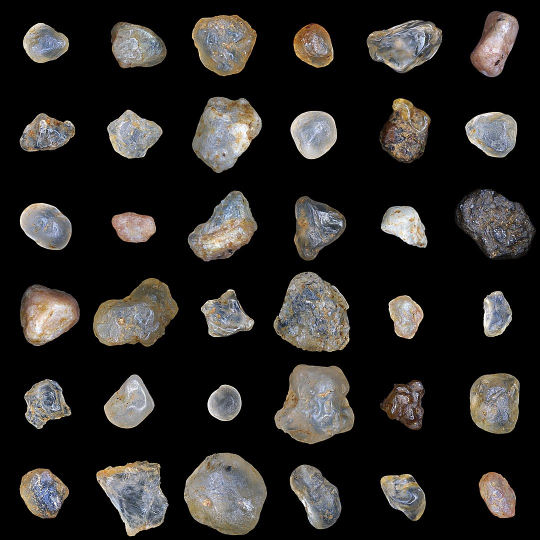
#> input picture Activity 7/sand.jpg, 1080 x 1080 px (shown at 1/2 size)
$ jupyter execute --allow-errors 'Activity 7.ipynb'
#> lines starting #> are read from the running program, lines starting #| are printed output that depends on the picture; after the words box and inside, x2 and y2 are one past the last pixel; in counts of white or black regions, pixels touching at a corner belong together
#> further down, sand is the input picture: shape (1080, 1080, 3); mean R, G, B 40.4, 38.3, 36.3
# Activity 7

[cell 1]
import numpy as np
import matplotlib.pyplot as plt
import cv2
import pandas as pd

[cell 2]
def mean_gray(img):
    grayscale = np.dot(img[...,:3],[0.2989, 0.5870, 0.1140])
    return grayscale

#> (the rest of this cell did not finish here and is left out)

[cell 3]
from skimage.measure import label, regionprops, regionprops_table
from skimage.io import imshow

#> (the rest of this cell did not finish here and is left out)

[cell 4]
def label_img_color(img_binary):

    img_labeled = label(img_binary)

    plt.imshow(img_labeled, cmap='plasma')
    plt.title('Color labeled image')

    return img_labeled

def label_img_num(img_binary, img):

    img_labeled = label(img_binary)
    img_regionprops = regionprops(img_labeled)

    plt.imshow(img)
    plt.title('Number labeled image')

    for prop in img_regionprops:
        y, x = prop.centroid
        plt.text(x,y, prop.label,color='r')

[cell 5]
plt.figure(figsize=(10,5))

plt.subplot(121)
#> (the rest of this cell did not finish here and is left out)

[cell 6]
def features_img(img_labeled):
    properties = ['area','convex_area','bbox_area','major_axis_length', 'minor_axis_length','eccentricity']
    img_props_df = pd.DataFrame(regionprops_table(img_labeled, properties=properties))
    img_props_df = img_props_df.reset_index(drop=True)
    img_props_df.index += 1


    return img_props_df

# [6 lines of commented-out code are left out]

#> (the rest of this cell did not finish here and is left out)

[cell 7]
def parametric(img, ROI, thresh):

    def img_norm(img):     # normalize an image
        img = img/255      # to avoid int limit error
        R = img[:,:,0]
        G = img[:,:,1]
        B = img[:,:,2]
        I = R+G+B
        I = np.where(I==0, 10e10, I)  # to avoid dividing by zero (which gives a large number, so set it to a large number already)
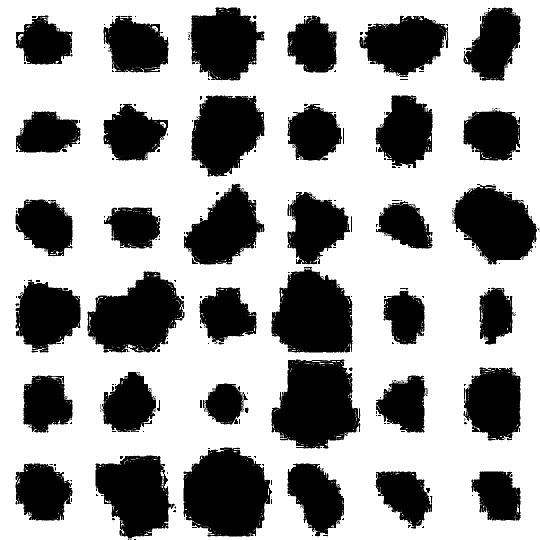
#> I: shape (1080, 1080) float64 (shown at 1/2 size); min 0.00392, max 1e+11, mean 6.37e+10; drawn with min black and max white
        R_norm = R/I
        G_norm = G/I
        B_norm = B/I
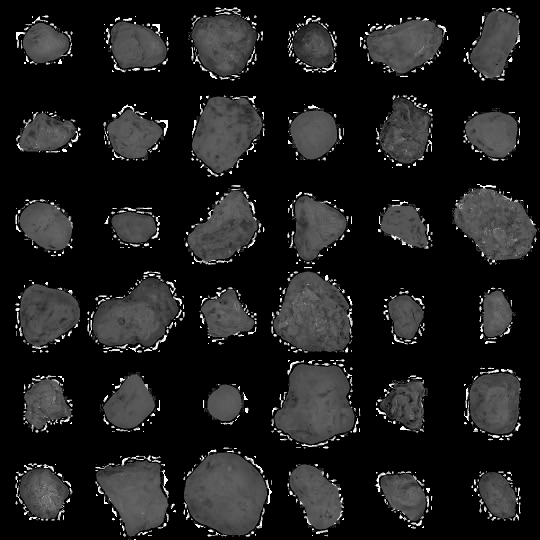
#> B_norm: shape (1080, 1080) float64 (shown at 1/2 size); min 0, max 1, mean 0.115
        img_norm = np.dstack([R_norm,G_norm,B_norm])
        return img_norm

    def gaussian_PDF(img, ROI):
        # normalize
        img_normed = img_norm(img)
        ROI_normed = img_norm(ROI)
#> in img_norm (call 2), `img_norm = np.dstack([R_norm,G_norm,B_norm])`:
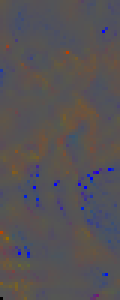
#> img_norm: shape (100, 40, 3) float64 (shown 3 times larger); mean R, G, B 0.341, 0.323, 0.336

        # normalized image values
        r = img_normed[:,:,0]
        g = img_normed[:,:,1]

        # ROI values
        ROI_r = ROI_normed[:,:,0]
        ROI_g = ROI_normed[:,:,1]

        # parameters from ROI values
        mu_r = np.mean(ROI_r)
#> mu_r = 0.341
        mu_g = np.mean(ROI_g)
#> mu_g = 0.323
        sigma_r = np.std(ROI_r)
#> sigma_r = 0.0408
        sigma_g = np.std(ROI_g)
#> sigma_g = 0.0245

        # individual probabality of normalized image to be in red and green space of ROI
        gauss_r = 1/(sigma_r*np.sqrt(2*np.pi))*np.exp(-(r-mu_r)**2/(2*sigma_r**2))
        gauss_g = 1/(sigma_g*np.sqrt(2*np.pi))*np.exp(-(g-mu_g)**2/(2*sigma_g**2))
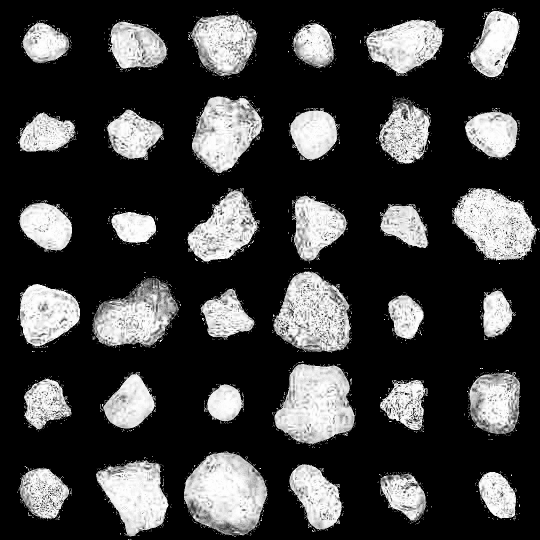
#> gauss_g: shape (1080, 1080) float64 (shown at 1/2 size); min 1.39e-164, max 16.25, mean 3.98; drawn with min black and max white

        # joint probability
        return gauss_r*gauss_g

    img_gauss = gaussian_PDF(img, ROI) # get probability of image in ROI

    img_mask = img_gauss > thresh   # threshold
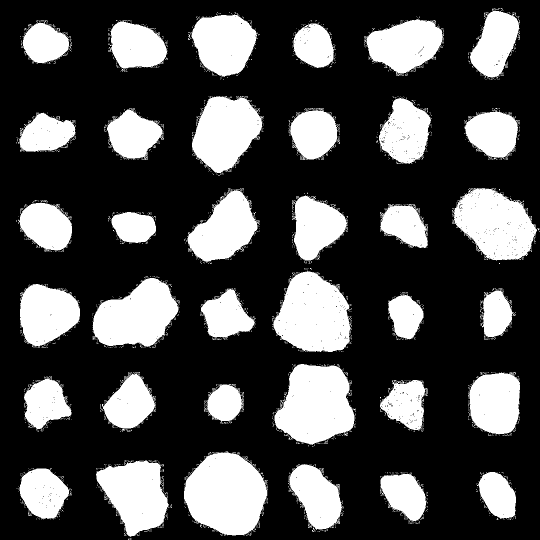
#> img_mask: shape (1080, 1080) bool (shown at 1/2 size); 29.4% white; 2875 white regions (2829 under 20 px), largest, box (x1, y1, x2, y2) and area: (368, 903, 536, 1071) 20857, (548, 728, 709, 890) 18893, (544, 542, 703, 704) 18395
    r_img = img[:,:,0]*img_mask
    g_img = img[:,:,1]*img_mask
    b_img = img[:,:,2]*img_mask
    img_segmented = np.dstack((r_img,g_img,b_img))

    img_segmented = np.where(img_segmented != 0,1,0)

    img_binary = np.logical_or(img_segmented[...,0],img_segmented[...,0],img_segmented[...,0])

#     plt.imshow(img_segmented)

    return img_binary

def morph_dilate(img_binary,SE,anchor=(-1,-1)):
    return cv2.dilate(img_binary,SE,anchor=anchor)

def morph_erode(img_binary,SE,anchor=(-1,-1)):
    return cv2.erode(img_binary,SE,anchor=anchor)

def morph_open(img_binary,SE):
    return cv2.morphologyEx(img_binary,cv2.MORPH_OPEN,SE)

def morph_close(img_binary,SE):
    return cv2.morphologyEx(img_binary,cv2.MORPH_CLOSE,SE)

[cell 8]
sand = plt.imread('sand.jpg')

sand_ROI = sand[400:500,960:1000,:]

sand_segmented = parametric(sand,sand_ROI,10e-10)
sand_segmented = sand_segmented.astype('uint8')

SE_circ = np.array([[0,0,1,1,1,0,0],
                    [0,1,1,1,1,1,0],
                    [1,1,1,1,1,1,1],
                    [1,1,1,1,1,1,1],
                    [1,1,1,1,1,1,1],
                    [0,1,1,1,1,1,0],
                    [0,0,1,1,1,0,0]])
SE_circ = SE_circ.astype('uint8')

sand_closed = cv2.morphologyEx(sand_segmented,cv2.MORPH_CLOSE,SE_circ)
#> sand_closed: shape (1080, 1080); values 0 (black) and 1 (white), 32.2% white; 39 white regions (3 under 20 px), largest, box (x1, y1, x2, y2) and area: (368, 903, 536, 1072) 22308, (544, 728, 712, 894) 20638, (544, 536, 704, 704) 19904
sand_morphed = cv2.morphologyEx(sand_closed,cv2.MORPH_OPEN,SE_circ)
#> sand_morphed: shape (1080, 1080); values 0 (black) and 1 (white), 31.9% white; 36 white regions

# plt.imsave('sand morphed.png',sand_morphed,cmap='gray')
plt.imshow(sand_morphed,cmap='gray')

[cell 9]
plt.figure(figsize=(10,5))

plt.subplot(121)
sand_labeled = label_img_color(sand_morphed)
#> in label_img_color, `img_labeled = label(img_binary)`:
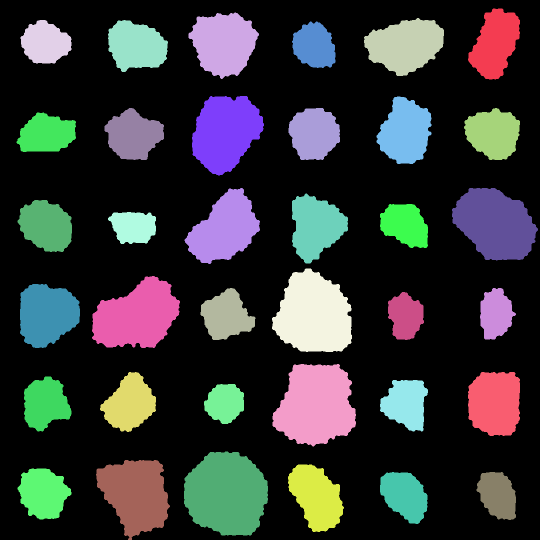
#> img_labeled: shape (1080, 1080) int64 (shown at 1/2 size); 37 distinct labels, from 0 to 36; one colour per label, 0 black

plt.subplot(122)
plt.imshow(sand)
plt.title('Number labeled Image')
malaria_regionprops = regionprops(sand_labeled)
#> malaria_regionprops = 36 regions; largest, box (x1, y1, x2, y2) and area: (368, 903, 536, 1071) 22203, (545, 728, 712, 893) 20493, (544, 537, 704, 704) 19759, (904, 376, 1076, 521) 17719, (184, 552, 360, 696) 17354
for prop in malaria_regionprops:
    y, x = prop.centroid
    plt.text(x,y, prop.label,color='r')
#> this loop made 36 passes
#> (y, x) on passes 1 to 12: (86.88, 990.2), (86.31, 447.1), (90.11, 810.2), (85.37, 90.26), (91.57, 272.5), (91.37, 628.3), (264.4, 450.6), (263.3, 810.3), (269.9, 266.5), (266.7, 627.9), (266.7, 986.2), (267.6, 92.67)

# plt.savefig('sand labeled.png')
plt.show()

[cell 10]
features_img(sand_labeled)
#> in features_img, `img_props_df = pd.DataFrame(regionprops_table(img_labeled, properties=..`: img_props_df = table of 36 rows and 6 columns
#> Out = table of 36 rows and 6 columns

[cell 11]
cube = plt.imread('cube.jpg')
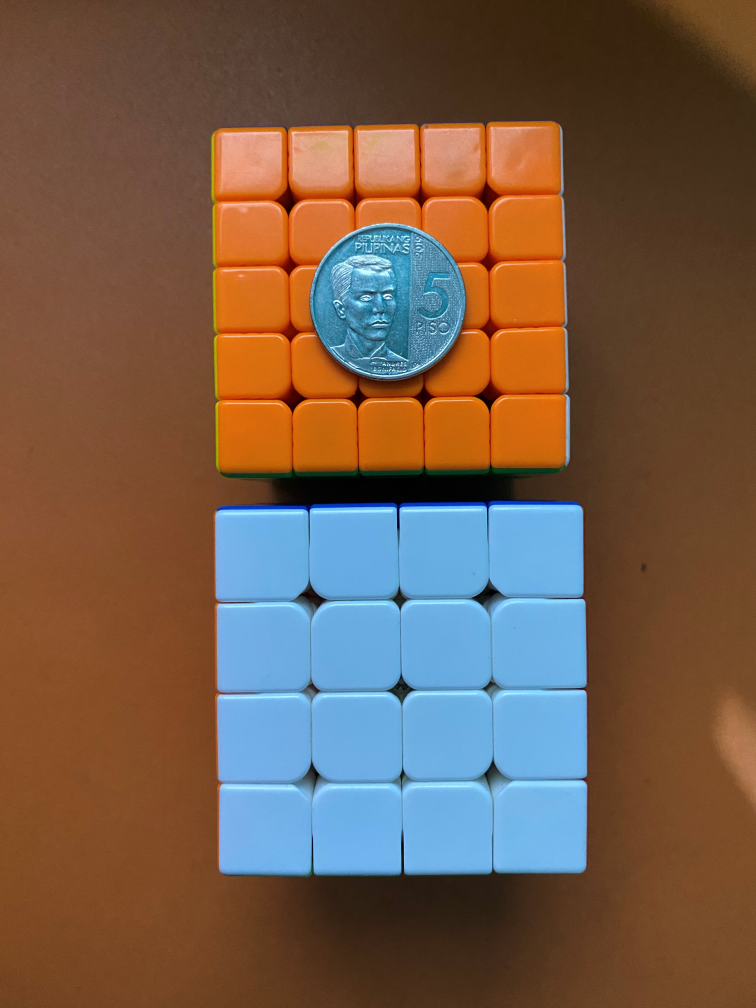
#> input picture Activity 7/cube.jpg, 3024 x 4032 px (shown at 1/4 size)
#> cube is the input picture: shape (4032, 3024, 3); mean R, G, B 116.2, 92, 75.2

cube_gray = mean_gray(cube)
#> in mean_gray, `grayscale = np.dot(img[...,:3],[0.2989, 0.5870, 0.1140])`:
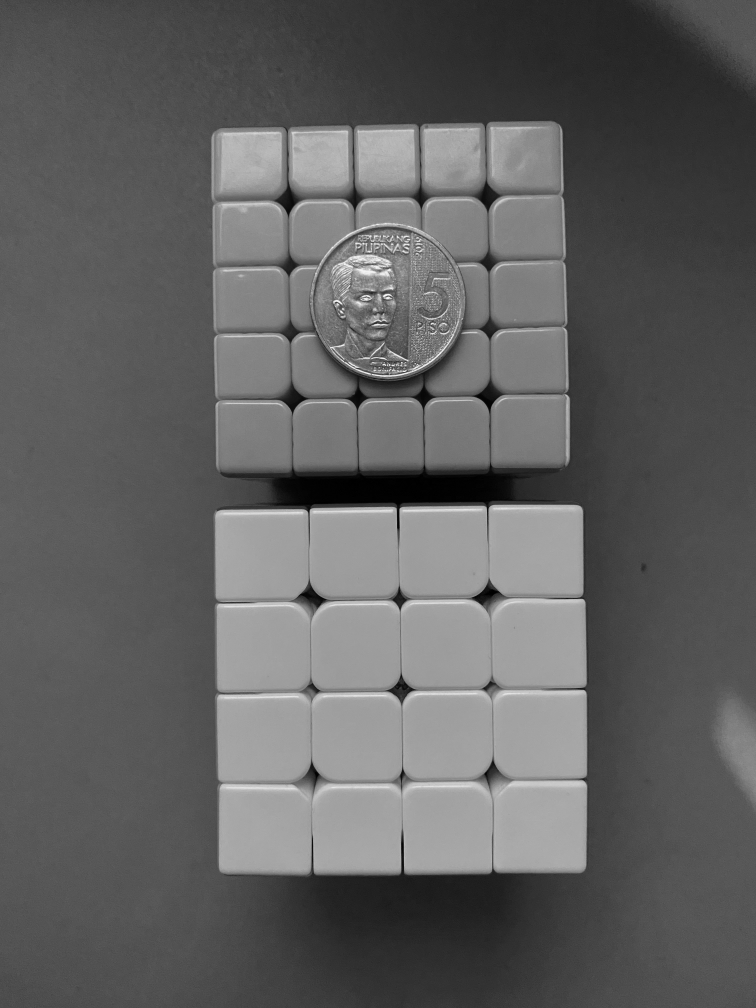
#> grayscale: shape (4032, 3024) float64 (shown at 1/4 size); min 0, max 251.1, mean 97.3

count, bins = np.histogram(cube_gray.flatten(),256)
#> count = 256 values, max 273938 at index 87, min 2 at index 255, mean 47628; bins = 257 values from 0 to 251.1

plt.figure(figsize=(15,5))

plt.subplot(121)
plt.imshow(cube_gray,cmap='gray')
plt.title('4x4x4 cube')

plt.subplot(122)
plt.plot(bins[:-1],count)
plt.title('Grayscale histogram')

# plt.savefig('cube histogram.png')
plt.show()
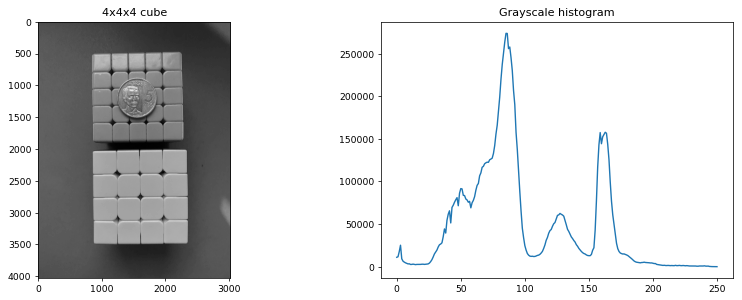
#> figure drawn by matplotlib, 2 panels; panel 2: curve peaks at x = 85.34, y = 273938

[cell 12]
def subplots2(img1,img2,title1='Original image',title2='Structuring element'):
    plt.figure(figsize=(10,5))

    plt.subplot(121)
    plt.imshow(img1,cmap='gray')
    plt.title(title1)

    plt.subplot(122)
    plt.imshow(img2,cmap='gray')
    plt.title(title2)

[cell 13]
cube_thresh = np.logical_and(cube_gray > 150,cube_gray < 175)
#> cube_thresh: shape (4032, 3024) bool; 16.9% white; 6142 white regions (5603 under 20 px), largest, box (x1, y1, x2, y2) and area: (1955, 2022, 2333, 2379) 122230, (861, 2037, 1235, 2395) 119936, (1964, 2393, 2346, 2745) 119198
# cells = malaria_gray < 164

cube_thresh = cube_thresh.astype('uint8')
SE_sq = np.ones([51,51])
SE_sq2 = np.ones([5,5])

cube_morphed = morph_close(morph_close(morph_open(cube_thresh,SE_sq),SE_sq2),SE_sq2)
#> in morph_open, `return cv2.morphologyEx(img_binary,cv2.MORPH_OPEN,SE)`: returned value: shape (4032, 3024); values 0 (black) and 1 (white), 14.3% white; 16 white regions, largest, box (x1, y1, x2, y2) and area: (1956, 2049, 2329, 2375) 117695, (1968, 2418, 2343, 2741) 115066, (869, 2430, 1239, 2759) 114023
#> in morph_close, `return cv2.morphologyEx(img_binary,cv2.MORPH_CLOSE,SE)`: returned value: shape (4032, 3024); values 0 (black) and 1 (white), 14.3% white; 16 white regions
subplots2(cube_thresh,cube_morphed,title1='Grayscale threshold',title2='Morphed')
# plt.savefig('cube morphed.png')
plt.show()

[cell 14]
plt.figure(figsize=(10,5))
plt.subplot(121)
cube_labeled_col = label_img_color(cube_morphed)
#> in label_img_color (call 2), `img_labeled = label(img_binary)`:
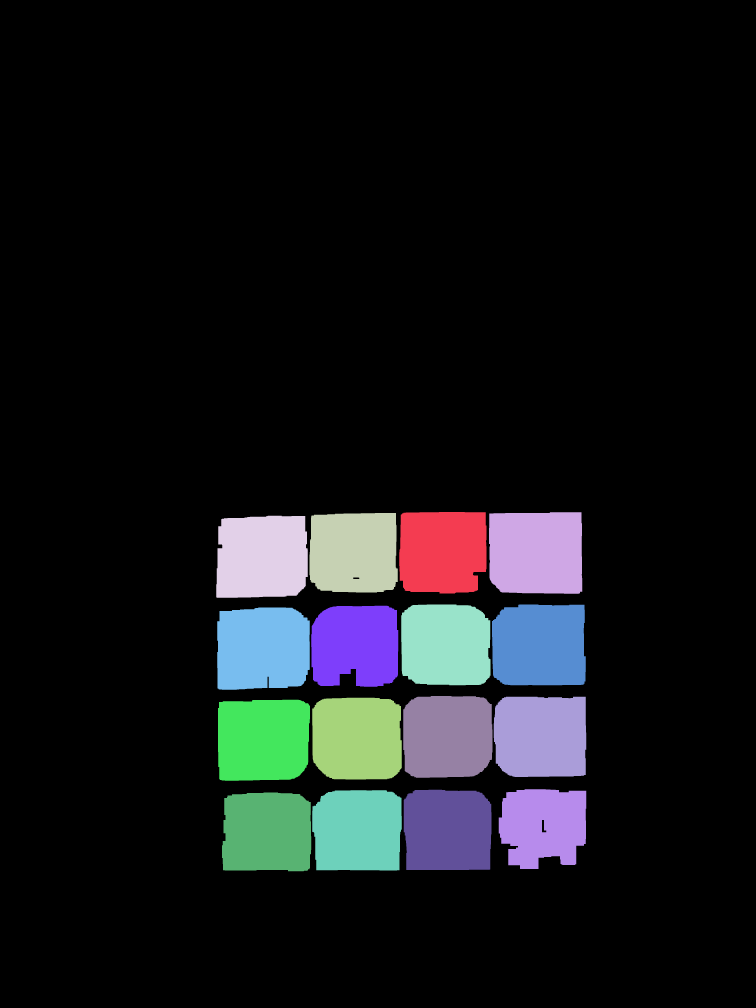
#> img_labeled: shape (4032, 3024) int64 (shown at 1/4 size); 17 distinct labels, from 0 to 16; one colour per label, 0 black
plt.subplot(122)
cube_labeled_num = label_img_num(cube_morphed,cube)
#> in label_img_num, `img_regionprops = regionprops(img_labeled)`: img_regionprops = 16 regions; largest, box (x1, y1, x2, y2) and area: (1956, 2049, 2329, 2375) 117707, (1968, 2418, 2343, 2741) 115143, (869, 2430, 1239, 2759) 114033, (872, 2799, 1240, 3123) 113450, (1975, 2787, 2345, 3108) 113333
#> the loop in label_img_num, `for prop in img_regionprops:` made 16 passes
#> (y, x) on passes 1 to 12: (2205, 1769.3), (2209.9, 2144.8), (2209.2, 1414.8), (2227.6, 1047.6), (2579.7, 1781.9), (2581.4, 2158.1), (2580.9, 1422.1), (2594.2, 1050.2), (2945.3, 1789.2), (2945.4, 2163.6), (2952.7, 1428.8), (2958.4, 1051.6)
# plt.savefig('cube labeled.png')
plt.show()

[cell 15]
features_img(cube_labeled_col)
#> Out = table of 16 rows and 6 columns
